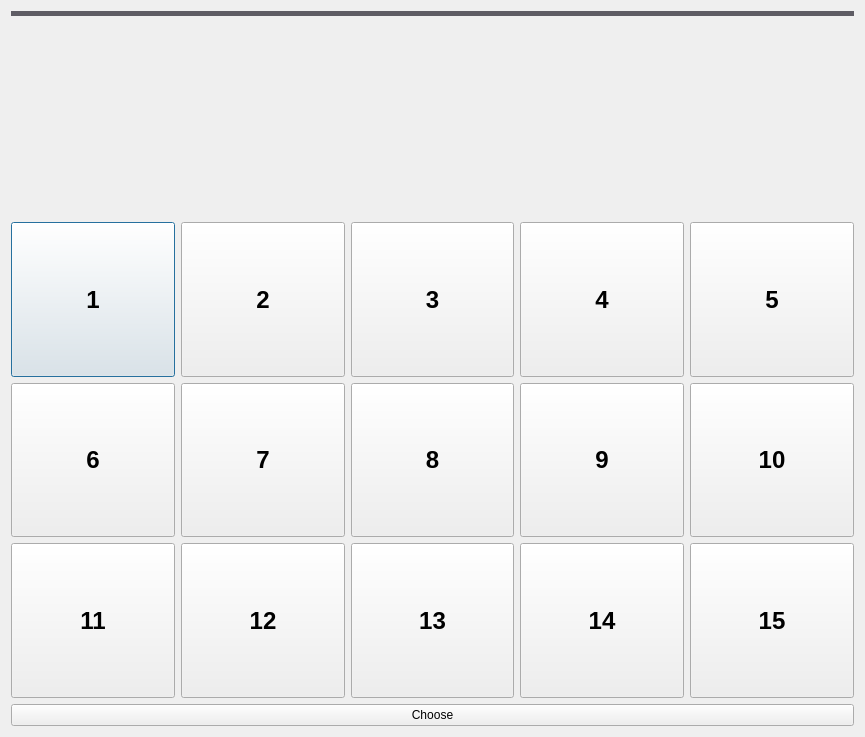
<?xml version="1.0" encoding="UTF-8"?>
<ui version="4.0">
 <class>CinemaHall</class>
 <widget class="QDialog" name="CinemaHall">
  <property name="geometry">
   <rect>
    <x>0</x>
    <y>0</y>
    <width>865</width>
    <height>737</height>
   </rect>
  </property>
  <property name="windowTitle">
   <string>Dialog</string>
  </property>
  <layout class="QVBoxLayout" name="verticalLayout_2">
   <item>
    <layout class="QHBoxLayout" name="horizontalLayout_4">
     <property name="topMargin">
      <number>0</number>
     </property>
     <property name="bottomMargin">
      <number>0</number>
     </property>
     <item>
      <widget class="QWidget" name="widget" native="true">
       <property name="sizePolicy">
        <sizepolicy hsizetype="Preferred" vsizetype="Fixed">
         <horstretch>0</horstretch>
         <verstretch>0</verstretch>
        </sizepolicy>
       </property>
       <property name="minimumSize">
        <size>
         <width>0</width>
         <height>5</height>
        </size>
       </property>
       <property name="styleSheet">
        <string notr="true">background-color: rgb(94, 92, 100);</string>
       </property>
      </widget>
     </item>
    </layout>
   </item>
   <item>
    <spacer name="verticalSpacer">
     <property name="orientation">
      <enum>Qt::Orientation::Vertical</enum>
     </property>
     <property name="sizeType">
      <enum>QSizePolicy::Policy::Fixed</enum>
     </property>
     <property name="sizeHint" stdset="0">
      <size>
       <width>20</width>
       <height>200</height>
      </size>
     </property>
    </spacer>
   </item>
   <item>
    <layout class="QVBoxLayout" name="verticalLayout">
     <item>
      <layout class="QHBoxLayout" name="horizontalLayout">
       <item>
        <widget class="QPushButton" name="chairButton_1">
         <property name="sizePolicy">
          <sizepolicy hsizetype="Minimum" vsizetype="Expanding">
           <horstretch>0</horstretch>
           <verstretch>0</verstretch>
          </sizepolicy>
         </property>
         <property name="font">
          <font>
           <pointsize>18</pointsize>
           <bold>true</bold>
          </font>
         </property>
         <property name="text">
          <string>1</string>
         </property>
        </widget>
       </item>
       <item>
        <widget class="QPushButton" name="chairButton_2">
         <property name="sizePolicy">
          <sizepolicy hsizetype="Minimum" vsizetype="Expanding">
           <horstretch>0</horstretch>
           <verstretch>0</verstretch>
          </sizepolicy>
         </property>
         <property name="font">
          <font>
           <pointsize>18</pointsize>
           <bold>true</bold>
          </font>
         </property>
         <property name="text">
          <string>2</string>
         </property>
        </widget>
       </item>
       <item>
        <widget class="QPushButton" name="chairButton_3">
         <property name="sizePolicy">
          <sizepolicy hsizetype="Minimum" vsizetype="Expanding">
           <horstretch>0</horstretch>
           <verstretch>0</verstretch>
          </sizepolicy>
         </property>
         <property name="font">
          <font>
           <pointsize>18</pointsize>
           <bold>true</bold>
          </font>
         </property>
         <property name="text">
          <string>3</string>
         </property>
        </widget>
       </item>
       <item>
        <widget class="QPushButton" name="chairButton_4">
         <property name="sizePolicy">
          <sizepolicy hsizetype="Minimum" vsizetype="Expanding">
           <horstretch>0</horstretch>
           <verstretch>0</verstretch>
          </sizepolicy>
         </property>
         <property name="font">
          <font>
           <pointsize>18</pointsize>
           <bold>true</bold>
          </font>
         </property>
         <property name="text">
          <string>4</string>
         </property>
        </widget>
       </item>
       <item>
        <widget class="QPushButton" name="chairButton_5">
         <property name="sizePolicy">
          <sizepolicy hsizetype="Minimum" vsizetype="Expanding">
           <horstretch>0</horstretch>
           <verstretch>0</verstretch>
          </sizepolicy>
         </property>
         <property name="font">
          <font>
           <pointsize>18</pointsize>
           <bold>true</bold>
          </font>
         </property>
         <property name="text">
          <string>5</string>
         </property>
        </widget>
       </item>
      </layout>
     </item>
     <item>
      <layout class="QHBoxLayout" name="horizontalLayout_2">
       <item>
        <widget class="QPushButton" name="chairButton_6">
         <property name="sizePolicy">
          <sizepolicy hsizetype="Minimum" vsizetype="Expanding">
           <horstretch>0</horstretch>
           <verstretch>0</verstretch>
          </sizepolicy>
         </property>
         <property name="font">
          <font>
           <pointsize>18</pointsize>
           <bold>true</bold>
          </font>
         </property>
         <property name="text">
          <string>6</string>
         </property>
        </widget>
       </item>
       <item>
        <widget class="QPushButton" name="chairButton_7">
         <property name="sizePolicy">
          <sizepolicy hsizetype="Minimum" vsizetype="Expanding">
           <horstretch>0</horstretch>
           <verstretch>0</verstretch>
          </sizepolicy>
         </property>
         <property name="font">
          <font>
           <pointsize>18</pointsize>
           <bold>true</bold>
          </font>
         </property>
         <property name="text">
          <string>7</string>
         </property>
        </widget>
       </item>
       <item>
        <widget class="QPushButton" name="chairButton_8">
         <property name="sizePolicy">
          <sizepolicy hsizetype="Minimum" vsizetype="Expanding">
           <horstretch>0</horstretch>
           <verstretch>0</verstretch>
          </sizepolicy>
         </property>
         <property name="font">
          <font>
           <pointsize>18</pointsize>
           <bold>true</bold>
          </font>
         </property>
         <property name="text">
          <string>8</string>
         </property>
        </widget>
       </item>
       <item>
        <widget class="QPushButton" name="chairButton_9">
         <property name="sizePolicy">
          <sizepolicy hsizetype="Minimum" vsizetype="Expanding">
           <horstretch>0</horstretch>
           <verstretch>0</verstretch>
          </sizepolicy>
         </property>
         <property name="font">
          <font>
           <pointsize>18</pointsize>
           <bold>true</bold>
          </font>
         </property>
         <property name="text">
          <string>9</string>
         </property>
        </widget>
       </item>
       <item>
        <widget class="QPushButton" name="chairButton_10">
         <property name="sizePolicy">
          <sizepolicy hsizetype="Minimum" vsizetype="Expanding">
           <horstretch>0</horstretch>
           <verstretch>0</verstretch>
          </sizepolicy>
         </property>
         <property name="font">
          <font>
           <pointsize>18</pointsize>
           <bold>true</bold>
          </font>
         </property>
         <property name="text">
          <string>10</string>
         </property>
        </widget>
       </item>
      </layout>
     </item>
     <item>
      <layout class="QHBoxLayout" name="horizontalLayout_3">
       <item>
        <widget class="QPushButton" name="chairButton_11">
         <property name="sizePolicy">
          <sizepolicy hsizetype="Minimum" vsizetype="Expanding">
           <horstretch>0</horstretch>
           <verstretch>0</verstretch>
          </sizepolicy>
         </property>
         <property name="font">
          <font>
           <pointsize>18</pointsize>
           <bold>true</bold>
          </font>
         </property>
         <property name="text">
          <string>11</string>
         </property>
        </widget>
       </item>
       <item>
        <widget class="QPushButton" name="chairButton_12">
         <property name="sizePolicy">
          <sizepolicy hsizetype="Minimum" vsizetype="Expanding">
           <horstretch>0</horstretch>
           <verstretch>0</verstretch>
          </sizepolicy>
         </property>
         <property name="font">
          <font>
           <pointsize>18</pointsize>
           <bold>true</bold>
          </font>
         </property>
         <property name="text">
          <string>12</string>
         </property>
        </widget>
       </item>
       <item>
        <widget class="QPushButton" name="chairButton_13">
         <property name="sizePolicy">
          <sizepolicy hsizetype="Minimum" vsizetype="Expanding">
           <horstretch>0</horstretch>
           <verstretch>0</verstretch>
          </sizepolicy>
         </property>
         <property name="font">
          <font>
           <pointsize>18</pointsize>
           <bold>true</bold>
          </font>
         </property>
         <property name="text">
          <string>13</string>
         </property>
        </widget>
       </item>
       <item>
        <widget class="QPushButton" name="chairButton_14">
         <property name="sizePolicy">
          <sizepolicy hsizetype="Minimum" vsizetype="Expanding">
           <horstretch>0</horstretch>
           <verstretch>0</verstretch>
          </sizepolicy>
         </property>
         <property name="font">
          <font>
           <pointsize>18</pointsize>
           <bold>true</bold>
          </font>
         </property>
         <property name="text">
          <string>14</string>
         </property>
        </widget>
       </item>
       <item>
        <widget class="QPushButton" name="chairButton_15">
         <property name="sizePolicy">
          <sizepolicy hsizetype="Minimum" vsizetype="Expanding">
           <horstretch>0</horstretch>
           <verstretch>0</verstretch>
          </sizepolicy>
         </property>
         <property name="font">
          <font>
           <pointsize>18</pointsize>
           <bold>true</bold>
          </font>
         </property>
         <property name="text">
          <string>15</string>
         </property>
        </widget>
       </item>
      </layout>
     </item>
    </layout>
   </item>
   <item>
    <widget class="QPushButton" name="chooseButton">
     <property name="text">
      <string>Choose</string>
     </property>
    </widget>
   </item>
  </layout>
 </widget>
 <resources/>
 <connections/>
</ui>
